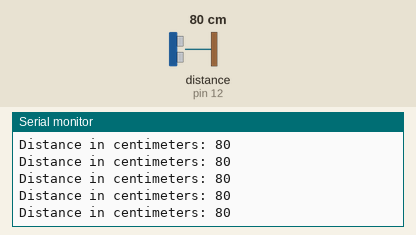
The sketch below on a simulated Arduino Uno, built with avr-gcc and run on an emulated ATmega328P. Shown: the last lines printed to the serial monitor. Wiring (inferred from the names in the program): ultrasonic range finder: trigger pin 13; echo pin 12. Inputs (shaded band) come from the test bench; at power-on: distance to the obstacle (sensor on pin 12) 80 cm. The echo pulse lasts 58.3 µs per cm.

Above: at 1.2 s.
1.3 s: distance to the obstacle (sensor on pin 12) set to 2 cm
At 1.38 s:
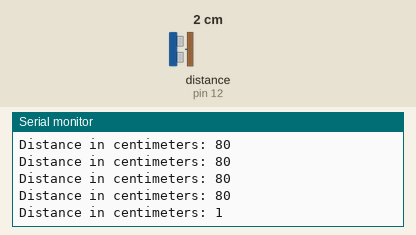
4.3 s: distance to the obstacle (sensor on pin 12) set to 35 cm
At 4.3 s:
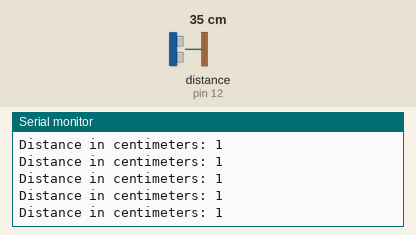
7.3 s: distance to the obstacle (sensor on pin 12) set to 250 cm
At 7.4 s:
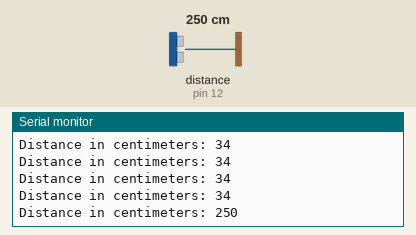
19.3 s: distance to the obstacle (sensor on pin 12) set to 35 cm
At 19.4 s:
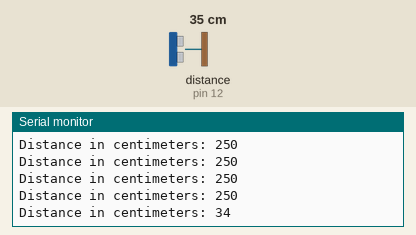
22.3 s: distance to the obstacle (sensor on pin 12) set to 120 cm
At 22.39 s:
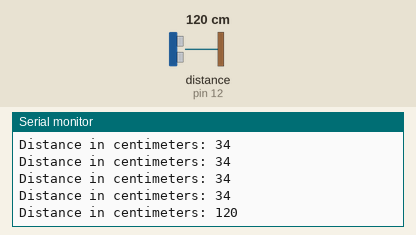
Timing chart, 0 to 25.3 s (numbered marks = the images above; inputs shaded):
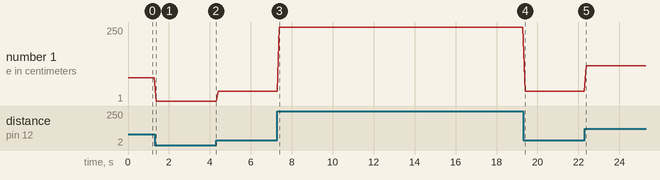

The sketch:

Ultrasonic_sensor_HC-SR04_Version_1.ino
```cpp
int echoPino = 12; // Pin 12 receives the echo pulse
int trigPino = 13; // Pin 13 sends the pulse to generate echo
long duration = 0;
long distance = 0;
void setup()
{
  Serial.begin(9600); // Start the serial port
  pinMode(echoPino, INPUT); // Defines pin 12 as input (receive)
  pinMode(trigPino, OUTPUT); // Define pin 13 as output (send)
}

void loop()
{
  // Trigger pin with a low pulse LOW (off)
  digitalWrite(trigPino, LOW);

  // Delay (delay) of 10 microseconds
  delayMicroseconds(10);
  // Trigger pin with pulse HIGH (on)
  digitalWrite(trigPino, HIGH);
  // Delay (delay) of 10 microseconds
  delayMicroseconds(10);
  // Trigger pin with a low pulse LOW again
  digitalWrite(trigPino, LOW);
  // The pulseInt function checks the time the ECHO pin was HIGH Calculating in this way the duration of the signal traffic
  duration = pulseIn(echoPino, HIGH);
  // Calculation based on: distance = duration / 58.
  distance = duration / 58;

  Serial.print("Distance in centimeters: ");
  Serial.println(distance);
  delay(100);
}
```

Measured:
- after the input at 1.3 s, the serial monitor: prints a new line after 0.07 s (image 1)
- after the input at 7.3 s, the serial monitor: prints a new line after 0.10 s (image 3)
- after the input at 19.3 s, the serial monitor: prints a new line after 0.10 s (image 4)
- after the input at 22.3 s, the serial monitor: prints a new line after 0.08 s (image 5)
- plotted number 1: 80 → 1 after the input at 1.3 s, 1 → 34 after the input at 4.3 s, 34 → 250 after the input at 7.3 s, 250 → 34 after the input at 19.3 s, 34 → 120 after the input at 22.3 s
